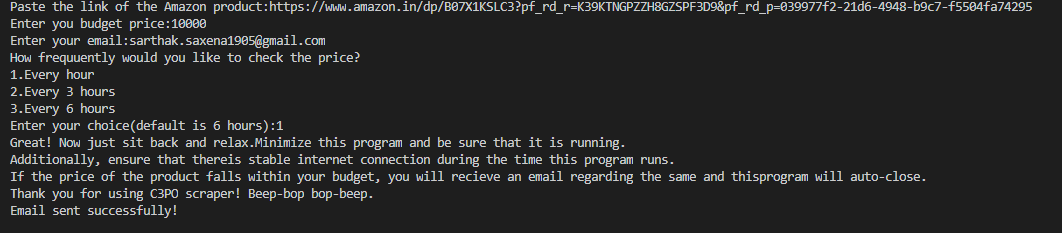
#> input picture Amazon Price Alert/screenshot.png, 1062 x 233 px, found by its file name
$ python cartooneffect.py
#> lines starting #> are read from the running program, lines starting #| are printed output that depends on the picture; after the words box and inside, x2 and y2 are one past the last pixel; in counts of white or black regions, pixels touching at a corner belong together
import cv2


class Cartoonizer:
	"""Cartoonizer effect
		A class that applies a cartoon effect to an image.
		The class uses a bilateral filter and adaptive thresholding to create
		a cartoon effect.
	"""
	def __init__(self):
		pass

	def render(self, img_rgb):
#> called with img_rgb = 'Screenshot.png'
		img_rgb = cv2.imread(img_rgb)
#> img_rgb is the input picture: shape (233, 1062, 3); mean B, G, R 40.6, 40.6, 40.2
		img_rgb = cv2.resize(img_rgb, (1366,768))
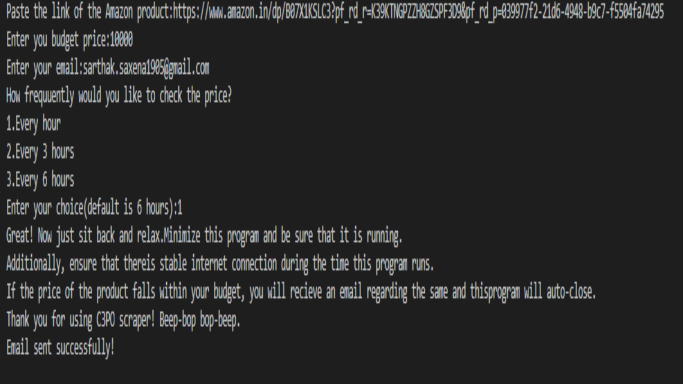
#> img_rgb: shape (768, 1366, 3) (shown at 1/2 size); mean B, G, R 40.5, 40.5, 40.2
		numDownSamples = 2	 # number of downscaling steps
		numBilateralFilters = 50 # number of bilateral filtering steps

		# -- STEP 1 --

		# downsample image using Gaussian pyramid
		img_color = img_rgb
		for _ in range(numDownSamples):
			img_color = cv2.pyrDown(img_color)
#> this loop made 2 passes
#> pass 1, in render, `img_color = cv2.pyrDown(img_color)`:
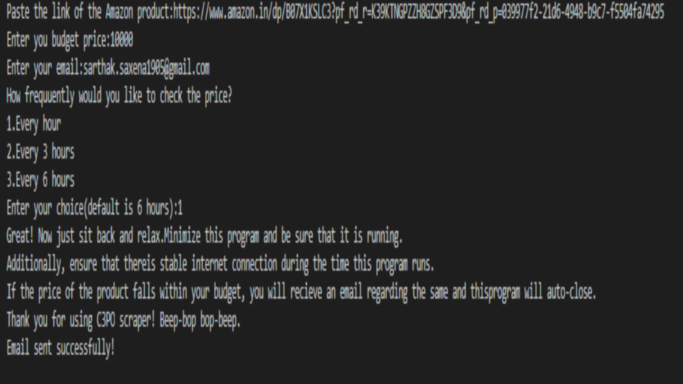
#> img_color: shape (384, 683, 3); mean B, G, R 40.5, 40.5, 40.2
#> pass 2, in render, `img_color = cv2.pyrDown(img_color)`:
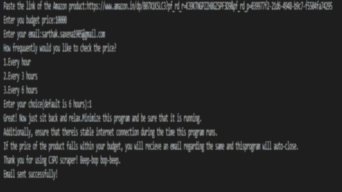
#> img_color: shape (192, 342, 3); mean B, G, R 40.5, 40.4, 40.2

		#cv2.imshow("downcolor",img_color)
		#cv2.waitKey(0)
		# repeatedly apply small bilateral filter instead of applying
		# one large filter
		for _ in range(numBilateralFilters):
			img_color = cv2.bilateralFilter(img_color, 9, 9, 7)

		#cv2.imshow("bilateral filter",img_color)
		#cv2.waitKey(0)
		# upsample image to original size
		for _ in range(numDownSamples):
			img_color = cv2.pyrUp(img_color)
#> this loop made 2 passes
#> pass 1, in render, `img_color = cv2.pyrUp(img_color)`:
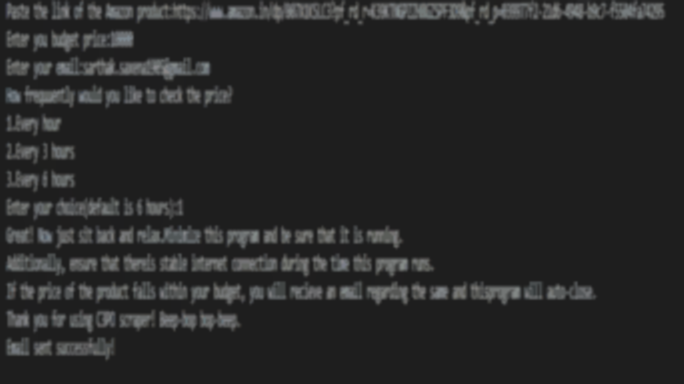
#> img_color: shape (384, 684, 3); mean B, G, R 40.2, 40.2, 39.9
		#cv2.imshow("upscaling",img_color)
		#cv2.waitKey(0)

		# -- STEPS 2 and 3 --
		# convert to grayscale and apply median blur
		img_gray = cv2.cvtColor(img_rgb, cv2.COLOR_RGB2GRAY)
		img_blur = cv2.medianBlur(img_gray, 3)
		#cv2.imshow("grayscale+median blur",img_color)
		#cv2.waitKey(0)

		# -- STEP 4 --
		# detect and enhance edges
		img_edge = cv2.adaptiveThreshold(img_blur, 255,
										cv2.ADAPTIVE_THRESH_MEAN_C,
										cv2.THRESH_BINARY, 9, 2)
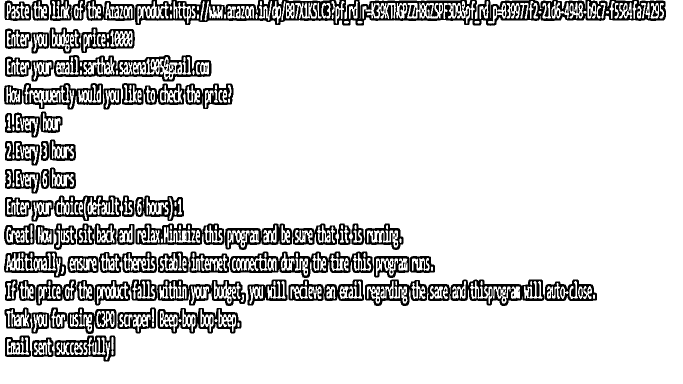
#> img_edge: shape (768, 1366) (shown at 1/2 size); 85.4% white; 427 black regions (130 under 20 px), largest, box (x1, y1, x2, y2) and area: (270, 0, 1332, 52) 22861, (108, 110, 423, 163) 6173, (459, 503, 747, 556) 5866
		#cv2.imshow("edge",img_edge)
		#cv2.waitKey(0)

		# -- STEP 5 --
		# convert back to color so that it can be bit-ANDed with color image
		(x,y,z) = img_color.shape
#> x = 768; y = 1368; z = 3
		img_edge = cv2.resize(img_edge,(y,x))
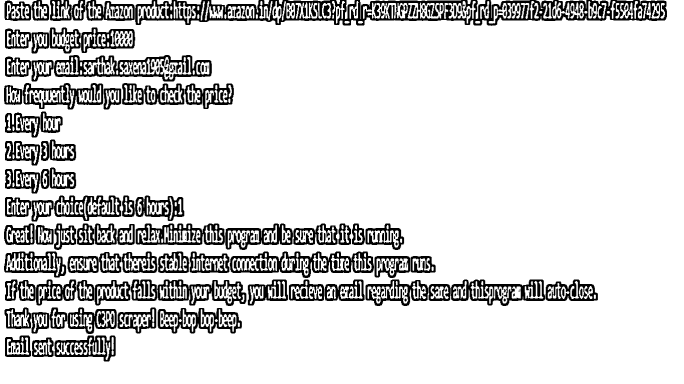
#> img_edge: shape (768, 1368) (shown at 1/2 size); min 0, max 255, mean 217.7
		img_edge = cv2.cvtColor(img_edge, cv2.COLOR_GRAY2RGB)
#> img_edge: shape (768, 1368, 3)
		cv2.imwrite("edge.png",img_edge)
		# [4 lines of commented-out code are left out]
		return cv2.bitwise_and(img_color, img_edge)
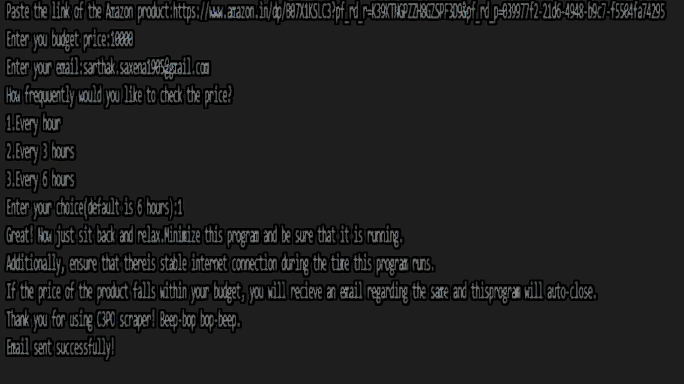
#> returned value: shape (768, 1368, 3) (shown at 1/2 size); mean of channels 0, 1, 2 31, 31, 30.8; drawn as B, G, R

tmp_canvas = Cartoonizer()

file_name = "Screenshot.png" #File_name will come here
res = tmp_canvas.render(file_name)

cv2.imwrite("Cartoon version.jpg", res)
cv2.imshow("Cartoon version", res)
cv2.waitKey(0)
cv2.destroyAllWindows()
